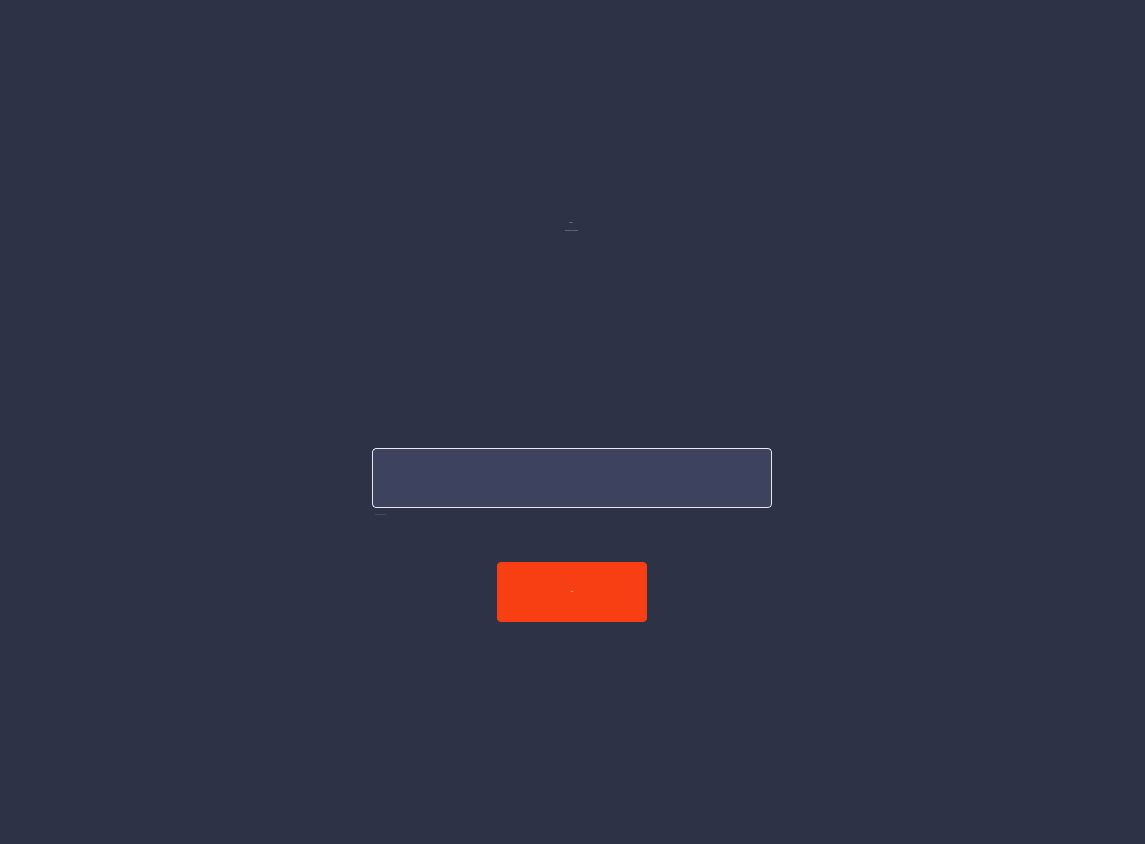
<?xml version="1.0" encoding="UTF-8"?>
<ui version="4.0">
 <class>StartPage</class>
 <widget class="QWidget" name="StartPage">
  <property name="geometry">
   <rect>
    <x>0</x>
    <y>0</y>
    <width>1145</width>
    <height>844</height>
   </rect>
  </property>
  <property name="sizePolicy">
   <sizepolicy hsizetype="Expanding" vsizetype="Expanding">
    <horstretch>0</horstretch>
    <verstretch>0</verstretch>
   </sizepolicy>
  </property>
  <property name="minimumSize">
   <size>
    <width>0</width>
    <height>0</height>
   </size>
  </property>
  <property name="windowTitle">
   <string>Form</string>
  </property>
  <property name="windowOpacity">
   <double>1.000000000000000</double>
  </property>
  <property name="styleSheet">
   <string notr="true">QWidget#StartPage {background-color: #2D3246;}
QLabel {color: #fff;}
QLabel#AssistiveText {
color: rgba(255, 255, 255, 0.5);
font: 14px &quot;Roboto Light&quot;, Arial, Helvetica, sans-serif;
}
QLineEdit {background-color: #3D435E;border-radius: 4px;border: 1px solid #E9E8E8;color: #fff;}
QPushButton {padding:20px;background-color:#F83E13;color:white;border:none;border-radius:4px;font: 16px &quot;Roboto Black&quot;, Arial, Helvetica, sans-serif;}
QPushButton:hover {background-color:#CF8349;}
QPushButton:pressed {margin-top:3px;}
QLabel#HeaderLabel {
font: 96px &quot;Roboto Light&quot;, Arial, Helvetica, sans-serif;
}
QLabel#SubHeaderLabel {
font: 60px &quot;Roboto Light&quot;, Arial, Helvetica, sans-serif;
}

</string>
  </property>
  <layout class="QVBoxLayout" name="verticalLayout">
   <item>
    <spacer name="verticalSpacer_2">
     <property name="orientation">
      <enum>Qt::Vertical</enum>
     </property>
     <property name="sizeHint" stdset="0">
      <size>
       <width>20</width>
       <height>40</height>
      </size>
     </property>
    </spacer>
   </item>
   <item alignment="Qt::AlignHCenter|Qt::AlignVCenter">
    <widget class="QLabel" name="HeaderLabel">
     <property name="font">
      <font>
       <family>Roboto Light</family>
       <pointsize>-1</pointsize>
       <weight>50</weight>
       <italic>false</italic>
       <bold>false</bold>
      </font>
     </property>
     <property name="text">
      <string>Welcome,</string>
     </property>
    </widget>
   </item>
   <item alignment="Qt::AlignHCenter|Qt::AlignVCenter">
    <widget class="QLabel" name="SubHeaderLabel">
     <property name="font">
      <font>
       <family>Roboto Light</family>
       <pointsize>-1</pointsize>
       <weight>50</weight>
       <italic>false</italic>
       <bold>false</bold>
      </font>
     </property>
     <property name="text">
      <string>Please enter your name below:</string>
     </property>
    </widget>
   </item>
   <item>
    <spacer name="verticalSpacer_4">
     <property name="orientation">
      <enum>Qt::Vertical</enum>
     </property>
     <property name="sizeHint" stdset="0">
      <size>
       <width>20</width>
       <height>40</height>
      </size>
     </property>
    </spacer>
   </item>
   <item alignment="Qt::AlignHCenter|Qt::AlignVCenter">
    <widget class="QLineEdit" name="lineEdit">
     <property name="sizePolicy">
      <sizepolicy hsizetype="Fixed" vsizetype="Fixed">
       <horstretch>0</horstretch>
       <verstretch>0</verstretch>
      </sizepolicy>
     </property>
     <property name="minimumSize">
      <size>
       <width>400</width>
       <height>60</height>
      </size>
     </property>
     <property name="font">
      <font>
       <family>Roboto</family>
       <pointsize>16</pointsize>
      </font>
     </property>
    </widget>
   </item>
   <item alignment="Qt::AlignHCenter|Qt::AlignTop">
    <widget class="QLabel" name="AssistiveText">
     <property name="sizePolicy">
      <sizepolicy hsizetype="Fixed" vsizetype="Fixed">
       <horstretch>0</horstretch>
       <verstretch>0</verstretch>
      </sizepolicy>
     </property>
     <property name="minimumSize">
      <size>
       <width>395</width>
       <height>0</height>
      </size>
     </property>
     <property name="font">
      <font>
       <family>Roboto Light</family>
       <pointsize>-1</pointsize>
       <weight>50</weight>
       <italic>false</italic>
       <bold>false</bold>
      </font>
     </property>
     <property name="text">
      <string>* Please enter your name</string>
     </property>
    </widget>
   </item>
   <item>
    <spacer name="verticalSpacer_3">
     <property name="orientation">
      <enum>Qt::Vertical</enum>
     </property>
     <property name="sizeType">
      <enum>QSizePolicy::Maximum</enum>
     </property>
     <property name="sizeHint" stdset="0">
      <size>
       <width>20</width>
       <height>40</height>
      </size>
     </property>
    </spacer>
   </item>
   <item alignment="Qt::AlignHCenter|Qt::AlignVCenter">
    <widget class="QPushButton" name="pushButton">
     <property name="minimumSize">
      <size>
       <width>150</width>
       <height>60</height>
      </size>
     </property>
     <property name="font">
      <font>
       <family>Roboto Black</family>
       <pointsize>-1</pointsize>
       <weight>50</weight>
       <italic>false</italic>
       <bold>false</bold>
      </font>
     </property>
     <property name="cursor">
      <cursorShape>PointingHandCursor</cursorShape>
     </property>
     <property name="layoutDirection">
      <enum>Qt::LeftToRight</enum>
     </property>
     <property name="styleSheet">
      <string notr="true"/>
     </property>
     <property name="text">
      <string>Start</string>
     </property>
    </widget>
   </item>
   <item>
    <spacer name="verticalSpacer">
     <property name="orientation">
      <enum>Qt::Vertical</enum>
     </property>
     <property name="sizeHint" stdset="0">
      <size>
       <width>20</width>
       <height>40</height>
      </size>
     </property>
    </spacer>
   </item>
  </layout>
 </widget>
 <resources/>
 <connections/>
</ui>
